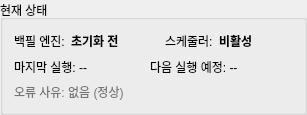
    <widget class="QGroupBox" name="groupBox_status">
     <property name="title">
      <string>현재 상태</string>
     </property>
     <layout class="QVBoxLayout">
      <item>
       <layout class="QHBoxLayout">
        <item>
         <widget class="QLabel">
          <property name="text"><string>백필 엔진:</string></property>
          <property name="minimumWidth"><number>90</number></property>
         </widget>
        </item>
        <item>
         <widget class="QLabel" name="label_engine_status">
          <property name="text"><string>초기화 전</string></property>
          <property name="font"><font><bold>true</bold></font></property>
         </widget>
        </item>
        <item>
         <spacer>
          <property name="orientation"><enum>Qt::Horizontal</enum></property>
          <property name="sizeHint" stdset="0"><size><width>40</width><height>20</height></size></property>
         </spacer>
        </item>
        <item>
         <widget class="QLabel">
          <property name="text"><string>스케줄러:</string></property>
          <property name="minimumWidth"><number>70</number></property>
         </widget>
        </item>
        <item>
         <widget class="QLabel" name="label_scheduler_status">
          <property name="text"><string>비활성</string></property>
          <property name="font"><font><bold>true</bold></font></property>
         </widget>
        </item>
        <item>
         <spacer>
          <property name="orientation"><enum>Qt::Horizontal</enum></property>
          <property name="sizeHint" stdset="0"><size><width>40</width><height>20</height></size></property>
         </spacer>
        </item>
       </layout>
      </item>
      <item>
       <layout class="QHBoxLayout">
        <item>
         <widget class="QLabel" name="label_last_run_time">
          <property name="text"><string>마지막 실행: --</string></property>
         </widget>
        </item>
        <item>
         <spacer>
          <property name="orientation"><enum>Qt::Horizontal</enum></property>
          <property name="sizeHint" stdset="0"><size><width>20</width><height>20</height></size></property>
         </spacer>
        </item>
        <item>
         <widget class="QLabel" name="label_next_run_time">
          <property name="text"><string>다음 실행 예정: --</string></property>
         </widget>
        </item>
        <item>
         <spacer>
          <property name="orientation"><enum>Qt::Horizontal</enum></property>
          <property name="sizeHint" stdset="0"><size><width>40</width><height>20</height></size></property>
         </spacer>
        </item>
       </layout>
      </item>
      <item>
       <widget class="QLabel" name="label_last_error">
        <property name="text"><string>오류 사유: 없음 (정상)</string></property>
        <property name="wordWrap"><bool>true</bool></property>
        <property name="toolTip"><string>마지막 AutoBackfill 실패 원인입니다. 오류 발생 시 분류[설정 누락·DB 연결 실패·심볼 비어있음·워커 시작 실패·예외]와 함께 표시됩니다.</string></property>
        <property name="styleSheet"><string notr="true">color: #757575;</string></property>
       </widget>
      </item>
     </layout>
    </widget>
